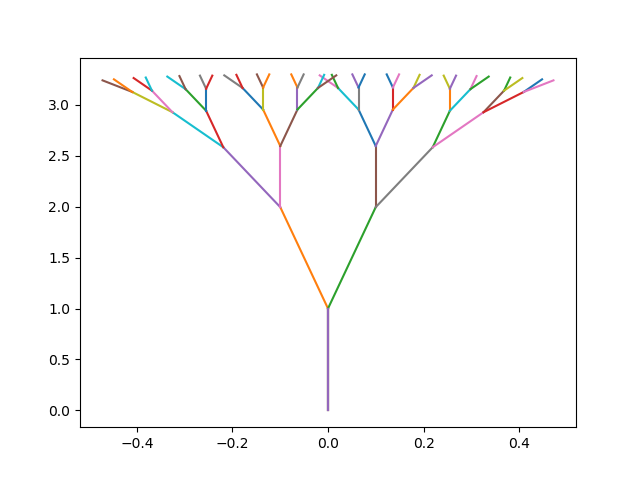

The script that saved this image:

from argparse import ArgumentParser
from math import sin, cos
from matplotlib import pyplot as plt
import numpy as np

class tree_of_life_numpy(object):
    
    def __init__(self,generation=5,change_in_angle=0.1,length_rescale=0.6,length=1):
        self.generation=generation
        self.change_in_angle=change_in_angle
        self.length_rescale=length_rescale
        self.length=length
        self.initial_point=np.array([[0],[1],[0]])
        
    def tree(self,generation=5,change_in_angle=0.1,length_rescale=0.6,length=1,plot=True):
        """ Generate the tree of life.

    Parameters
    ----------
    generation: int
        Number of generations in the tree. Default value=5.
    change_in_angle: float
        The increment or decrement of angle between branches. Default value=0.1.
    length_rescale: float
        The rescale of the length of subsequent branch. Default value=0.6.
    length: int
        The length of the branch. Default value=1.
    plot: bool
        Only plots if True. Default value=True.

    Returns
    -------
    plot(optional)
        The tree of life
    list
        List of new points of every branch       
    
    """           
        initial_point=np.array([[0],[1],[0]])
        while (generation!=0):
            x,y,angle=initial_point
            new_angle_left = np.subtract(angle,change_in_angle)
            new_x_left = x+length*np.sin(new_angle_left)
            new_y_left = y+length*np.cos(new_angle_left)
            
            new_angle_right = np.add(angle,change_in_angle)
            new_x_right = x+length*np.sin(new_angle_right)
            new_y_right = y+length*np.cos(new_angle_right)
            
            new_x_total = np.hstack([new_x_left,new_x_right])
            #concatenate the left and then the right side of the x-coordinates
            new_y_total = np.hstack([new_y_left,new_y_right])
            #concatenate the left and then the right side of the y-coordinates
            new_angle_total = np.hstack([new_angle_left,new_angle_right])
            #concatenate the angle on the right and the left

            #concatenating old xy-coordinates twice to be used in plotting
            old_x_point = np.hstack([x,x])
            old_y_point = np.hstack([y,y])
            
            new_point=np.array([new_x_total,new_y_total,new_angle_total])
              
            if plot:
                plt.plot([0,0],[0,1])
                plt.plot([old_x_point, new_x_total],[old_y_point, new_y_total])
                #plot from old xy-coordinate to new xy-coordinate
                plt.savefig('tree_np.png') 
            
            initial_point=new_point
            length*=length_rescale
            generation-=1
            
if __name__ == "__main__":
    parser = ArgumentParser(description="The tree of life")
    parser.add_argument('generation', nargs='?', const=5, type=int)
    parser.add_argument('change_in_angle', nargs='?', const=0.1, type=float)
    parser.add_argument('length_rescale', nargs='?', const=0.6, type=float)
    parser.add_argument('length', nargs='?', const=1, type=int)
    parser.add_argument('--plot', action = "store_true")
    arguments = parser.parse_args()
    
    initial=tree_of_life_numpy(arguments.generation,arguments.change_in_angle,arguments.length_rescale,arguments.length)
    initial.tree(False)
    
    if arguments.plot:
        initial.tree()

       